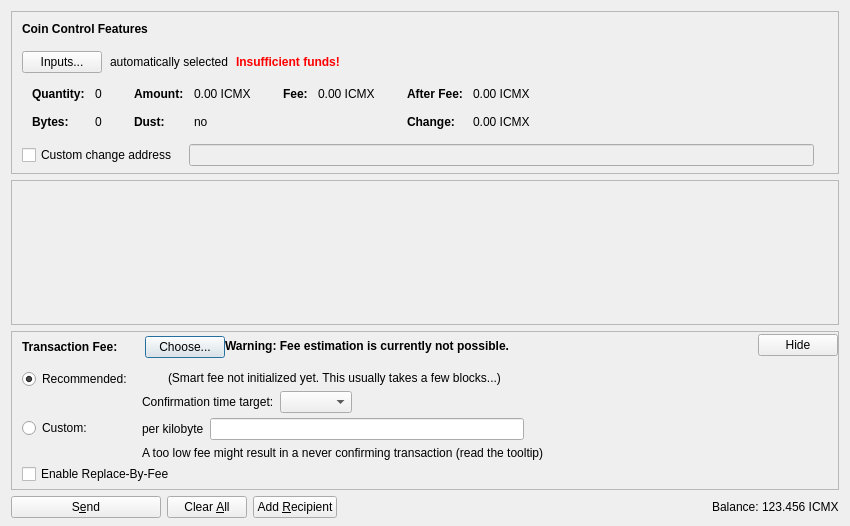
<?xml version="1.0" encoding="UTF-8"?>
<ui version="4.0">
 <class>SendCoinsDialog</class>
 <widget class="QDialog" name="SendCoinsDialog">
  <property name="geometry">
   <rect>
    <x>0</x>
    <y>0</y>
    <width>850</width>
    <height>526</height>
   </rect>
  </property>
  <property name="windowTitle">
   <string>Send Coins</string>
  </property>
  <layout class="QVBoxLayout" name="verticalLayout" stretch="0,1,0,0">
   <property name="bottomMargin">
    <number>8</number>
   </property>
   <item>
    <widget class="QFrame" name="frameCoinControl">
     <property name="sizePolicy">
      <sizepolicy hsizetype="Expanding" vsizetype="Expanding">
       <horstretch>0</horstretch>
       <verstretch>0</verstretch>
      </sizepolicy>
     </property>
     <property name="maximumSize">
      <size>
       <width>16777215</width>
       <height>16777215</height>
      </size>
     </property>
     <property name="frameShape">
      <enum>QFrame::StyledPanel</enum>
     </property>
     <property name="frameShadow">
      <enum>QFrame::Sunken</enum>
     </property>
     <layout class="QVBoxLayout" name="verticalLayoutCoinControl2">
      <property name="spacing">
       <number>0</number>
      </property>
      <property name="leftMargin">
       <number>0</number>
      </property>
      <property name="topMargin">
       <number>0</number>
      </property>
      <property name="rightMargin">
       <number>0</number>
      </property>
      <property name="bottomMargin">
       <number>6</number>
      </property>
      <item>
       <layout class="QVBoxLayout" name="verticalLayoutCoinControl" stretch="0,0,0,0,1">
        <property name="spacing">
         <number>0</number>
        </property>
        <property name="leftMargin">
         <number>10</number>
        </property>
        <property name="topMargin">
         <number>10</number>
        </property>
        <item>
         <layout class="QHBoxLayout" name="horizontalLayoutCoinControl1">
          <property name="bottomMargin">
           <number>15</number>
          </property>
          <item>
           <widget class="QLabel" name="labelCoinControlFeatures">
            <property name="sizePolicy">
             <sizepolicy hsizetype="Preferred" vsizetype="Maximum">
              <horstretch>0</horstretch>
              <verstretch>0</verstretch>
             </sizepolicy>
            </property>
            <property name="font">
             <font>
              <weight>75</weight>
              <bold>true</bold>
             </font>
            </property>
            <property name="styleSheet">
             <string notr="true">font-weight:bold;</string>
            </property>
            <property name="text">
             <string>Coin Control Features</string>
            </property>
           </widget>
          </item>
         </layout>
        </item>
        <item>
         <layout class="QHBoxLayout" name="horizontalLayoutCoinControl2" stretch="0,0,0,0">
          <property name="spacing">
           <number>8</number>
          </property>
          <property name="bottomMargin">
           <number>10</number>
          </property>
          <item>
           <widget class="QPushButton" name="pushButtonCoinControl">
            <property name="styleSheet">
             <string notr="true"/>
            </property>
            <property name="text">
             <string>Inputs...</string>
            </property>
            <property name="autoDefault">
             <bool>false</bool>
            </property>
           </widget>
          </item>
          <item>
           <widget class="QLabel" name="labelCoinControlAutomaticallySelected">
            <property name="text">
             <string>automatically selected</string>
            </property>
            <property name="margin">
             <number>5</number>
            </property>
           </widget>
          </item>
          <item>
           <widget class="QLabel" name="labelCoinControlInsuffFunds">
            <property name="font">
             <font>
              <weight>75</weight>
              <bold>true</bold>
             </font>
            </property>
            <property name="styleSheet">
             <string notr="true">color:red;font-weight:bold;</string>
            </property>
            <property name="text">
             <string>Insufficient funds!</string>
            </property>
            <property name="margin">
             <number>5</number>
            </property>
           </widget>
          </item>
          <item>
           <spacer name="horizontalSpacerCoinControl">
            <property name="orientation">
             <enum>Qt::Horizontal</enum>
            </property>
            <property name="sizeHint" stdset="0">
             <size>
              <width>40</width>
              <height>1</height>
             </size>
            </property>
           </spacer>
          </item>
         </layout>
        </item>
        <item>
         <widget class="QWidget" name="widgetCoinControl" native="true">
          <property name="sizePolicy">
           <sizepolicy hsizetype="Preferred" vsizetype="Preferred">
            <horstretch>0</horstretch>
            <verstretch>0</verstretch>
           </sizepolicy>
          </property>
          <property name="minimumSize">
           <size>
            <width>0</width>
            <height>0</height>
           </size>
          </property>
          <property name="styleSheet">
           <string notr="true"/>
          </property>
          <layout class="QHBoxLayout" name="horizontalLayoutCoinControl5">
           <property name="leftMargin">
            <number>0</number>
           </property>
           <property name="topMargin">
            <number>0</number>
           </property>
           <property name="rightMargin">
            <number>0</number>
           </property>
           <property name="bottomMargin">
            <number>0</number>
           </property>
           <item>
            <layout class="QHBoxLayout" name="horizontalLayoutCoinControl3" stretch="0,0,0,1">
             <property name="spacing">
              <number>20</number>
             </property>
             <property name="topMargin">
              <number>0</number>
             </property>
             <property name="bottomMargin">
              <number>10</number>
             </property>
             <item>
              <layout class="QFormLayout" name="formLayoutCoinControl1">
               <property name="horizontalSpacing">
                <number>10</number>
               </property>
               <property name="verticalSpacing">
                <number>14</number>
               </property>
               <property name="leftMargin">
                <number>10</number>
               </property>
               <property name="topMargin">
                <number>4</number>
               </property>
               <property name="rightMargin">
                <number>6</number>
               </property>
               <item row="0" column="0">
                <widget class="QLabel" name="labelCoinControlQuantityText">
                 <property name="font">
                  <font>
                   <weight>75</weight>
                   <bold>true</bold>
                  </font>
                 </property>
                 <property name="text">
                  <string>Quantity:</string>
                 </property>
                 <property name="margin">
                  <number>0</number>
                 </property>
                </widget>
               </item>
               <item row="0" column="1">
                <widget class="QLabel" name="labelCoinControlQuantity">
                 <property name="cursor">
                  <cursorShape>IBeamCursor</cursorShape>
                 </property>
                 <property name="contextMenuPolicy">
                  <enum>Qt::ActionsContextMenu</enum>
                 </property>
                 <property name="text">
                  <string notr="true">0</string>
                 </property>
                 <property name="margin">
                  <number>0</number>
                 </property>
                 <property name="textInteractionFlags">
                  <set>Qt::LinksAccessibleByMouse|Qt::TextSelectableByKeyboard|Qt::TextSelectableByMouse</set>
                 </property>
                </widget>
               </item>
               <item row="1" column="0">
                <widget class="QLabel" name="labelCoinControlBytesText">
                 <property name="font">
                  <font>
                   <weight>75</weight>
                   <bold>true</bold>
                  </font>
                 </property>
                 <property name="text">
                  <string>Bytes:</string>
                 </property>
                </widget>
               </item>
               <item row="1" column="1">
                <widget class="QLabel" name="labelCoinControlBytes">
                 <property name="cursor">
                  <cursorShape>IBeamCursor</cursorShape>
                 </property>
                 <property name="contextMenuPolicy">
                  <enum>Qt::ActionsContextMenu</enum>
                 </property>
                 <property name="text">
                  <string notr="true">0</string>
                 </property>
                 <property name="textInteractionFlags">
                  <set>Qt::LinksAccessibleByMouse|Qt::TextSelectableByKeyboard|Qt::TextSelectableByMouse</set>
                 </property>
                </widget>
               </item>
              </layout>
             </item>
             <item>
              <layout class="QFormLayout" name="formLayoutCoinControl2">
               <property name="horizontalSpacing">
                <number>10</number>
               </property>
               <property name="verticalSpacing">
                <number>14</number>
               </property>
               <property name="leftMargin">
                <number>6</number>
               </property>
               <property name="topMargin">
                <number>4</number>
               </property>
               <property name="rightMargin">
                <number>6</number>
               </property>
               <item row="0" column="0">
                <widget class="QLabel" name="labelCoinControlAmountText">
                 <property name="font">
                  <font>
                   <weight>75</weight>
                   <bold>true</bold>
                  </font>
                 </property>
                 <property name="text">
                  <string>Amount:</string>
                 </property>
                 <property name="margin">
                  <number>0</number>
                 </property>
                </widget>
               </item>
               <item row="0" column="1">
                <widget class="QLabel" name="labelCoinControlAmount">
                 <property name="cursor">
                  <cursorShape>IBeamCursor</cursorShape>
                 </property>
                 <property name="contextMenuPolicy">
                  <enum>Qt::ActionsContextMenu</enum>
                 </property>
                 <property name="text">
                  <string notr="true">0.00 ICMX</string>
                 </property>
                 <property name="textInteractionFlags">
                  <set>Qt::LinksAccessibleByMouse|Qt::TextSelectableByKeyboard|Qt::TextSelectableByMouse</set>
                 </property>
                </widget>
               </item>
               <item row="1" column="0">
                <widget class="QLabel" name="labelCoinControlLowOutputText">
                 <property name="font">
                  <font>
                   <weight>75</weight>
                   <bold>true</bold>
                  </font>
                 </property>
                 <property name="text">
                  <string>Dust:</string>
                 </property>
                </widget>
               </item>
               <item row="1" column="1">
                <widget class="QLabel" name="labelCoinControlLowOutput">
                 <property name="cursor">
                  <cursorShape>IBeamCursor</cursorShape>
                 </property>
                 <property name="contextMenuPolicy">
                  <enum>Qt::ActionsContextMenu</enum>
                 </property>
                 <property name="text">
                  <string notr="true">no</string>
                 </property>
                 <property name="textInteractionFlags">
                  <set>Qt::LinksAccessibleByMouse|Qt::TextSelectableByKeyboard|Qt::TextSelectableByMouse</set>
                 </property>
                </widget>
               </item>
              </layout>
             </item>
             <item>
              <layout class="QFormLayout" name="formLayoutCoinControl3">
               <property name="horizontalSpacing">
                <number>10</number>
               </property>
               <property name="verticalSpacing">
                <number>14</number>
               </property>
               <property name="leftMargin">
                <number>6</number>
               </property>
               <property name="topMargin">
                <number>4</number>
               </property>
               <property name="rightMargin">
                <number>6</number>
               </property>
               <item row="0" column="0">
                <widget class="QLabel" name="labelCoinControlFeeText">
                 <property name="font">
                  <font>
                   <weight>75</weight>
                   <bold>true</bold>
                  </font>
                 </property>
                 <property name="text">
                  <string>Fee:</string>
                 </property>
                 <property name="margin">
                  <number>0</number>
                 </property>
                </widget>
               </item>
               <item row="0" column="1">
                <widget class="QLabel" name="labelCoinControlFee">
                 <property name="cursor">
                  <cursorShape>IBeamCursor</cursorShape>
                 </property>
                 <property name="contextMenuPolicy">
                  <enum>Qt::ActionsContextMenu</enum>
                 </property>
                 <property name="text">
                  <string notr="true">0.00 ICMX</string>
                 </property>
                 <property name="textInteractionFlags">
                  <set>Qt::LinksAccessibleByMouse|Qt::TextSelectableByKeyboard|Qt::TextSelectableByMouse</set>
                 </property>
                </widget>
               </item>
              </layout>
             </item>
             <item>
              <layout class="QFormLayout" name="formLayoutCoinControl4">
               <property name="horizontalSpacing">
                <number>10</number>
               </property>
               <property name="verticalSpacing">
                <number>14</number>
               </property>
               <property name="leftMargin">
                <number>6</number>
               </property>
               <property name="topMargin">
                <number>4</number>
               </property>
               <property name="rightMargin">
                <number>6</number>
               </property>
               <item row="0" column="0">
                <widget class="QLabel" name="labelCoinControlAfterFeeText">
                 <property name="font">
                  <font>
                   <weight>75</weight>
                   <bold>true</bold>
                  </font>
                 </property>
                 <property name="text">
                  <string>After Fee:</string>
                 </property>
                 <property name="margin">
                  <number>0</number>
                 </property>
                </widget>
               </item>
               <item row="0" column="1">
                <widget class="QLabel" name="labelCoinControlAfterFee">
                 <property name="cursor">
                  <cursorShape>IBeamCursor</cursorShape>
                 </property>
                 <property name="contextMenuPolicy">
                  <enum>Qt::ActionsContextMenu</enum>
                 </property>
                 <property name="text">
                  <string notr="true">0.00 ICMX</string>
                 </property>
                 <property name="textInteractionFlags">
                  <set>Qt::LinksAccessibleByMouse|Qt::TextSelectableByKeyboard|Qt::TextSelectableByMouse</set>
                 </property>
                </widget>
               </item>
               <item row="1" column="0">
                <widget class="QLabel" name="labelCoinControlChangeText">
                 <property name="font">
                  <font>
                   <weight>75</weight>
                   <bold>true</bold>
                  </font>
                 </property>
                 <property name="text">
                  <string>Change:</string>
                 </property>
                </widget>
               </item>
               <item row="1" column="1">
                <widget class="QLabel" name="labelCoinControlChange">
                 <property name="cursor">
                  <cursorShape>IBeamCursor</cursorShape>
                 </property>
                 <property name="contextMenuPolicy">
                  <enum>Qt::ActionsContextMenu</enum>
                 </property>
                 <property name="text">
                  <string notr="true">0.00 ICMX</string>
                 </property>
                 <property name="textInteractionFlags">
                  <set>Qt::LinksAccessibleByMouse|Qt::TextSelectableByKeyboard|Qt::TextSelectableByMouse</set>
                 </property>
                </widget>
               </item>
              </layout>
             </item>
            </layout>
           </item>
          </layout>
         </widget>
        </item>
        <item>
         <layout class="QHBoxLayout" name="horizontalLayoutCoinControl4" stretch="0,0,0">
          <property name="spacing">
           <number>12</number>
          </property>
          <property name="sizeConstraint">
           <enum>QLayout::SetDefaultConstraint</enum>
          </property>
          <property name="topMargin">
           <number>5</number>
          </property>
          <property name="rightMargin">
           <number>5</number>
          </property>
          <item>
           <widget class="QCheckBox" name="checkBoxCoinControlChange">
            <property name="toolTip">
             <string>If this is activated, but the change address is empty or invalid, change will be sent to a newly generated address.</string>
            </property>
            <property name="text">
             <string>Custom change address</string>
            </property>
           </widget>
          </item>
          <item>
           <widget class="QValidatedLineEdit" name="lineEditCoinControlChange">
            <property name="enabled">
             <bool>false</bool>
            </property>
            <property name="sizePolicy">
             <sizepolicy hsizetype="Expanding" vsizetype="Fixed">
              <horstretch>0</horstretch>
              <verstretch>0</verstretch>
             </sizepolicy>
            </property>
           </widget>
          </item>
          <item>
           <widget class="QLabel" name="labelCoinControlChangeLabel">
            <property name="sizePolicy">
             <sizepolicy hsizetype="Preferred" vsizetype="Expanding">
              <horstretch>0</horstretch>
              <verstretch>0</verstretch>
             </sizepolicy>
            </property>
            <property name="minimumSize">
             <size>
              <width>0</width>
              <height>0</height>
             </size>
            </property>
            <property name="text">
             <string/>
            </property>
            <property name="margin">
             <number>3</number>
            </property>
           </widget>
          </item>
         </layout>
        </item>
        <item>
         <spacer name="verticalSpacerCoinControl">
          <property name="orientation">
           <enum>Qt::Vertical</enum>
          </property>
          <property name="sizeHint" stdset="0">
           <size>
            <width>800</width>
            <height>1</height>
           </size>
          </property>
         </spacer>
        </item>
       </layout>
      </item>
     </layout>
    </widget>
   </item>
   <item>
    <widget class="QScrollArea" name="scrollArea">
     <property name="widgetResizable">
      <bool>true</bool>
     </property>
     <widget class="QWidget" name="scrollAreaWidgetContents">
      <property name="geometry">
       <rect>
        <x>0</x>
        <y>0</y>
        <width>830</width>
        <height>104</height>
       </rect>
      </property>
      <layout class="QVBoxLayout" name="verticalLayout_2" stretch="0,1">
       <property name="leftMargin">
        <number>0</number>
       </property>
       <property name="topMargin">
        <number>0</number>
       </property>
       <property name="rightMargin">
        <number>0</number>
       </property>
       <property name="bottomMargin">
        <number>0</number>
       </property>
       <item>
        <layout class="QVBoxLayout" name="entries">
         <property name="spacing">
          <number>6</number>
         </property>
        </layout>
       </item>
       <item>
        <spacer name="verticalSpacer">
         <property name="orientation">
          <enum>Qt::Vertical</enum>
         </property>
         <property name="sizeHint" stdset="0">
          <size>
           <width>20</width>
           <height>40</height>
          </size>
         </property>
        </spacer>
       </item>
      </layout>
     </widget>
    </widget>
   </item>
   <item>
    <widget class="QFrame" name="frameFee">
     <property name="sizePolicy">
      <sizepolicy hsizetype="Expanding" vsizetype="Expanding">
       <horstretch>0</horstretch>
       <verstretch>0</verstretch>
      </sizepolicy>
     </property>
     <property name="maximumSize">
      <size>
       <width>16777215</width>
       <height>16777215</height>
      </size>
     </property>
     <property name="frameShape">
      <enum>QFrame::StyledPanel</enum>
     </property>
     <property name="frameShadow">
      <enum>QFrame::Sunken</enum>
     </property>
     <layout class="QVBoxLayout" name="verticalLayoutFee1">
      <property name="spacing">
       <number>0</number>
      </property>
      <property name="leftMargin">
       <number>0</number>
      </property>
      <property name="topMargin">
       <number>0</number>
      </property>
      <property name="rightMargin">
       <number>0</number>
      </property>
      <property name="bottomMargin">
       <number>0</number>
      </property>
      <item>
       <layout class="QVBoxLayout" name="verticalLayoutFee2" stretch="0,0,0">
        <property name="spacing">
         <number>0</number>
        </property>
        <property name="leftMargin">
         <number>10</number>
        </property>
        <property name="topMargin">
         <number>0</number>
        </property>
        <item>
         <layout class="QHBoxLayout" name="horizontalLayoutFee1">
          <property name="bottomMargin">
           <number>0</number>
          </property>
          <item>
           <layout class="QVBoxLayout" name="verticalLayoutFee7">
            <property name="spacing">
             <number>0</number>
            </property>
            <item>
             <spacer name="verticalSpacerSmartFee">
              <property name="orientation">
               <enum>Qt::Vertical</enum>
              </property>
              <property name="sizeType">
               <enum>QSizePolicy::Fixed</enum>
              </property>
              <property name="sizeHint" stdset="0">
               <size>
                <width>1</width>
                <height>4</height>
               </size>
              </property>
             </spacer>
            </item>
            <item>
             <layout class="QHBoxLayout" name="horizontalLayoutSmartFee">
              <property name="spacing">
               <number>10</number>
              </property>
              <item>
               <widget class="QLabel" name="labelFeeHeadline">
                <property name="sizePolicy">
                 <sizepolicy hsizetype="Preferred" vsizetype="Maximum">
                  <horstretch>0</horstretch>
                  <verstretch>0</verstretch>
                 </sizepolicy>
                </property>
                <property name="font">
                 <font>
                  <weight>75</weight>
                  <bold>true</bold>
                 </font>
                </property>
                <property name="styleSheet">
                 <string notr="true">font-weight:bold;</string>
                </property>
                <property name="text">
                 <string>Transaction Fee:</string>
                </property>
               </widget>
              </item>
              <item>
               <widget class="QLabel" name="labelFeeMinimized">
                <property name="text">
                 <string/>
                </property>
               </widget>
              </item>
              <item>
               <widget class="QPushButton" name="buttonChooseFee">
                <property name="text">
                 <string>Choose...</string>
                </property>
               </widget>
              </item>
             </layout>
            </item>
            <item>
             <spacer name="verticalSpacer_5">
              <property name="orientation">
               <enum>Qt::Vertical</enum>
              </property>
              <property name="sizeHint" stdset="0">
               <size>
                <width>1</width>
                <height>1</height>
               </size>
              </property>
             </spacer>
            </item>
           </layout>
          </item>
          <item>
           <widget class="QLabel" name="fallbackFeeWarningLabel">
            <property name="toolTip">
             <string>Using the fallbackfee can result in sending a transaction that will take several hours or days (or never) to confirm. Consider choosing your fee manually or wait until you have validated the complete chain.</string>
            </property>
            <property name="font">
            <font>
                <weight>75</weight>
                <bold>true</bold>
            </font>
            </property>
            <property name="text">
             <string>Warning: Fee estimation is currently not possible.</string>
            </property>
            <property name="wordWrap">
             <bool>false</bool>
            </property>
           </widget>
          </item>
          <item>
           <spacer name="horizontalSpacer_4">
            <property name="orientation">
             <enum>Qt::Horizontal</enum>
            </property>
            <property name="sizeType">
             <enum>QSizePolicy::MinimumExpanding</enum>
            </property>
            <property name="sizeHint" stdset="0">
             <size>
              <width>40</width>
              <height>20</height>
             </size>
            </property>
           </spacer>
          </item>
          <item>
           <widget class="QPushButton" name="buttonMinimizeFee">
            <property name="toolTip">
             <string>Hide transaction fee settings</string>
            </property>
            <property name="text">
             <string>Hide</string>
            </property>
           </widget>
          </item>
         </layout>
        </item>
        <item>
         <widget class="QFrame" name="frameFeeSelection">
          <layout class="QVBoxLayout" name="verticalLayoutFee12">
           <property name="spacing">
            <number>0</number>
           </property>
           <property name="leftMargin">
            <number>0</number>
           </property>
           <property name="topMargin">
            <number>0</number>
           </property>
           <property name="rightMargin">
            <number>0</number>
           </property>
           <property name="bottomMargin">
            <number>0</number>
           </property>
           <item>
            <layout class="QGridLayout" name="gridLayoutFee">
             <property name="topMargin">
              <number>10</number>
             </property>
             <property name="bottomMargin">
              <number>4</number>
             </property>
             <property name="horizontalSpacing">
              <number>10</number>
             </property>
             <property name="verticalSpacing">
              <number>4</number>
             </property>
             <item row="1" column="1">
              <layout class="QVBoxLayout" name="verticalLayoutFee8">
               <property name="spacing">
                <number>6</number>
               </property>
               <item>
                <layout class="QHBoxLayout" name="horizontalLayoutFee13">
                 <item>
                  <widget class="QLabel" name="labelCustomPerKilobyte">
                   <property name="toolTip">
                    <string>Specify a custom fee per kB (1,000 bytes) of the transaction's virtual size.

Note:  Since the fee is calculated on a per-byte basis, a fee of "100 satoshis per kB" for a transaction size of 500 bytes (half of 1 kB) would ultimately yield a fee of only 50 satoshis.</string>
                   </property>
                   <property name="text">
                    <string>per kilobyte</string>
                   </property>
                  </widget>
                 </item>
                 <item>
                  <widget class="BitcoinAmountField" name="customFee"/>
                 </item>
                 <item>
                  <spacer name="horizontalSpacer_6">
                   <property name="orientation">
                    <enum>Qt::Horizontal</enum>
                   </property>
                   <property name="sizeHint" stdset="0">
                    <size>
                     <width>1</width>
                     <height>1</height>
                    </size>
                   </property>
                  </spacer>
                 </item>
                </layout>
               </item>
               <item>
                <layout class="QHBoxLayout" name="horizontalLayoutFee8">
                 <item>
                  <widget class="QLabel" name="labelCustomFeeWarning">
                   <property name="enabled">
                    <bool>true</bool>
                   </property>
                   <property name="toolTip">
                    <string>When there is less transaction volume than space in the blocks, miners as well as relaying nodes may enforce a minimum fee. Paying only this minimum fee is just fine, but be aware that this can result in a never confirming transaction once there is more demand for icomex transactions than the network can process.</string>
                   </property>
                   <property name="text">
                    <string>A too low fee might result in a never confirming transaction (read the tooltip)</string>
                   </property>
                  </widget>
                 </item>
                 <item>
                  <spacer name="horizontalSpacer_2">
                   <property name="orientation">
                    <enum>Qt::Horizontal</enum>
                   </property>
                   <property name="sizeHint" stdset="0">
                    <size>
                     <width>1</width>
                     <height>1</height>
                    </size>
                   </property>
                  </spacer>
                 </item>
                </layout>
               </item>
              </layout>
             </item>
             <item row="0" column="0">
              <layout class="QVBoxLayout" name="verticalLayoutFee4" stretch="0,1">
               <item>
                <widget class="QRadioButton" name="radioSmartFee">
                 <property name="text">
                  <string>Recommended:</string>
                 </property>
                 <property name="checked">
                  <bool>true</bool>
                 </property>
                 <attribute name="buttonGroup">
                  <string notr="true">groupFee</string>
                 </attribute>
                </widget>
               </item>
               <item>
                <spacer name="verticalSpacer_2">
                 <property name="orientation">
                  <enum>Qt::Vertical</enum>
                 </property>
                 <property name="sizeHint" stdset="0">
                  <size>
                   <width>1</width>
                   <height>1</height>
                  </size>
                 </property>
                </spacer>
               </item>
              </layout>
             </item>
             <item row="1" column="0">
              <layout class="QVBoxLayout" name="verticalLayoutFee9" stretch="0,1">
               <item>
                <widget class="QRadioButton" name="radioCustomFee">
                 <property name="text">
                  <string>Custom:</string>
                 </property>
                 <attribute name="buttonGroup">
                  <string notr="true">groupFee</string>
                 </attribute>
                </widget>
               </item>
               <item>
                <spacer name="verticalSpacer_6">
                 <property name="orientation">
                  <enum>Qt::Vertical</enum>
                 </property>
                 <property name="sizeHint" stdset="0">
                  <size>
                   <width>1</width>
                   <height>1</height>
                  </size>
                 </property>
                </spacer>
               </item>
              </layout>
             </item>
             <item row="0" column="1">
              <layout class="QVBoxLayout" name="verticalLayoutFee3" stretch="0,0,1">
               <property name="spacing">
                <number>6</number>
               </property>
               <property name="topMargin">
                <number>2</number>
               </property>
               <item>
                <layout class="QHBoxLayout" name="horizontalLayoutFee12">
                 <item>
                  <widget class="QLabel" name="labelSmartFee">
                   <property name="text">
                    <string/>
                   </property>
                  </widget>
                 </item>
                 <item>
                  <widget class="QLabel" name="labelFeeEstimation">
                   <property name="text">
                    <string/>
                   </property>
                  </widget>
                 </item>
                 <item>
                  <widget class="QLabel" name="labelSmartFee2">
                   <property name="text">
                    <string>(Smart fee not initialized yet. This usually takes a few blocks...)</string>
                   </property>
                  </widget>
                 </item>
                 <item>
                  <spacer name="horizontalSpacer_5">
                   <property name="orientation">
                    <enum>Qt::Horizontal</enum>
                   </property>
                   <property name="sizeHint" stdset="0">
                    <size>
                     <width>1</width>
                     <height>1</height>
                    </size>
                   </property>
                  </spacer>
                 </item>
                </layout>
               </item>
               <item>
                <layout class="QHBoxLayout" name="horizontalLayoutFee9">
                 <item>
                  <layout class="QVBoxLayout" name="verticalLayoutFee6">
                   <item>
                    <widget class="QLabel" name="labelSmartFee3">
                     <property name="text">
                      <string>Confirmation time target:</string>
                     </property>
                    </widget>
                   </item>
                  </layout>
                 </item>
                 <item>
                  <layout class="QVBoxLayout" name="verticalLayoutFee5">
                   <property name="rightMargin">
                    <number>30</number>
                   </property>
                   <item>
                    <layout class="QHBoxLayout" name="horizontalLayoutConfTarget">
                     <property name="bottomMargin">
                      <number>0</number>
                     </property>
                     <item>
                      <widget class="QComboBox" name="confTargetSelector"/>
                     </item>
                     <item>
                      <spacer name="horizontalSpacerConfTarget">
                       <property name="orientation">
                        <enum>Qt::Horizontal</enum>
                       </property>
                       <property name="sizeHint" stdset="0">
                        <size>
                         <width>40</width>
                         <height>20</height>
                        </size>
                       </property>
                      </spacer>
                     </item>
                    </layout>
                   </item>
                  </layout>
                 </item>
                </layout>
               </item>
               <item>
                <spacer name="verticalSpacer_4">
                 <property name="orientation">
                  <enum>Qt::Vertical</enum>
                 </property>
                 <property name="sizeHint" stdset="0">
                  <size>
                   <width>1</width>
                   <height>1</height>
                  </size>
                 </property>
                </spacer>
               </item>
              </layout>
             </item>
            </layout>
           </item>
           <item>
            <widget class="QCheckBox" name="optInRBF">
             <property name="text">
              <string>Enable Replace-By-Fee</string>
             </property>
             <property name="toolTip">
              <string>With Replace-By-Fee (BIP-125) you can increase a transaction's fee after it is sent. Without this, a higher fee may be recommended to compensate for increased transaction delay risk.</string>
             </property>
            </widget>
           </item>
          </layout>
         </widget>
        </item>
        <item>
         <spacer name="verticalSpacerFee">
          <property name="orientation">
           <enum>Qt::Vertical</enum>
          </property>
          <property name="sizeHint" stdset="0">
           <size>
            <width>40</width>
            <height>5</height>
           </size>
          </property>
         </spacer>
        </item>
       </layout>
      </item>
     </layout>
    </widget>
   </item>
   <item>
    <layout class="QHBoxLayout" name="horizontalLayout">
     <item>
      <widget class="QPushButton" name="sendButton">
       <property name="minimumSize">
        <size>
         <width>150</width>
         <height>0</height>
        </size>
       </property>
       <property name="toolTip">
        <string>Confirm the send action</string>
       </property>
       <property name="text">
        <string>S&amp;end</string>
       </property>
       <property name="icon">
        <iconset resource="../icomex.qrc">
         <normaloff>:/icons/send</normaloff>:/icons/send</iconset>
       </property>
       <property name="autoDefault">
        <bool>false</bool>
       </property>
       <property name="default">
        <bool>false</bool>
       </property>
      </widget>
     </item>
     <item>
      <widget class="QPushButton" name="clearButton">
       <property name="sizePolicy">
        <sizepolicy hsizetype="Minimum" vsizetype="Fixed">
         <horstretch>0</horstretch>
         <verstretch>0</verstretch>
        </sizepolicy>
       </property>
       <property name="toolTip">
        <string>Clear all fields of the form.</string>
       </property>
       <property name="text">
        <string>Clear &amp;All</string>
       </property>
       <property name="icon">
        <iconset resource="../icomex.qrc">
         <normaloff>:/icons/remove</normaloff>:/icons/remove</iconset>
       </property>
       <property name="autoDefault">
        <bool>false</bool>
       </property>
      </widget>
     </item>
     <item>
      <widget class="QPushButton" name="addButton">
       <property name="toolTip">
        <string>Send to multiple recipients at once</string>
       </property>
       <property name="text">
        <string>Add &amp;Recipient</string>
       </property>
       <property name="icon">
        <iconset resource="../icomex.qrc">
         <normaloff>:/icons/add</normaloff>:/icons/add</iconset>
       </property>
       <property name="autoDefault">
        <bool>false</bool>
       </property>
      </widget>
     </item>
     <item>
      <spacer name="horizontalSpacer">
       <property name="orientation">
        <enum>Qt::Horizontal</enum>
       </property>
       <property name="sizeHint" stdset="0">
        <size>
         <width>40</width>
         <height>20</height>
        </size>
       </property>
      </spacer>
     </item>
     <item>
      <layout class="QHBoxLayout" name="horizontalLayout_2">
       <property name="spacing">
        <number>3</number>
       </property>
       <item>
        <widget class="QLabel" name="labelBalanceName">
         <property name="sizePolicy">
          <sizepolicy hsizetype="Preferred" vsizetype="Fixed">
           <horstretch>0</horstretch>
           <verstretch>0</verstretch>
          </sizepolicy>
         </property>
         <property name="text">
          <string>Balance:</string>
         </property>
        </widget>
       </item>
       <item>
        <widget class="QLabel" name="labelBalance">
         <property name="sizePolicy">
          <sizepolicy hsizetype="Preferred" vsizetype="Fixed">
           <horstretch>0</horstretch>
           <verstretch>0</verstretch>
          </sizepolicy>
         </property>
         <property name="cursor">
          <cursorShape>IBeamCursor</cursorShape>
         </property>
         <property name="text">
          <string notr="true">123.456 ICMX</string>
         </property>
         <property name="textInteractionFlags">
          <set>Qt::LinksAccessibleByMouse|Qt::TextSelectableByKeyboard|Qt::TextSelectableByMouse</set>
         </property>
        </widget>
       </item>
      </layout>
     </item>
    </layout>
   </item>
  </layout>
 </widget>
 <customwidgets>
  <customwidget>
   <class>QValidatedLineEdit</class>
   <extends>QLineEdit</extends>
   <header>qt/qvalidatedlineedit.h</header>
  </customwidget>
  <customwidget>
   <class>BitcoinAmountField</class>
   <extends>QLineEdit</extends>
   <header>qt/icomexamountfield.h</header>
   <container>1</container>
  </customwidget>
 </customwidgets>
 <resources>
  <include location="../icomex.qrc"/>
 </resources>
 <connections/>
 <buttongroups>
  <buttongroup name="groupFee"/>
 </buttongroups>
</ui>
